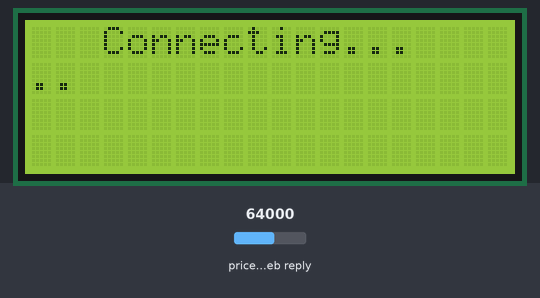
Bench run of a sketch on a simulated ESP8266 (NodeMCU). Parts: 20×4 character LCD. The inputs (shaded band) are chosen by the test bench; at power-on: price in the web reply 64000. WiFi joins after 1.5 s; servers stay silent unless stated; uploads are accepted with an empty reply; web services answer with replies made up by the test bench; what the sketch prints to the serial monitor is not drawn.

Above: at 1.1 s.
At 1.7 s:
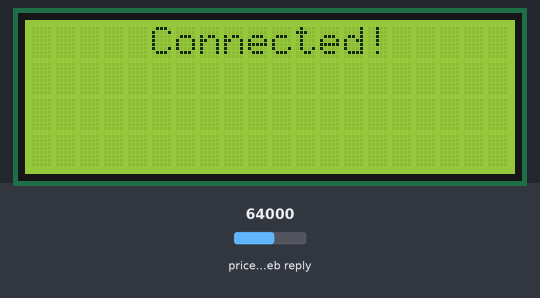
At 2.7 s:
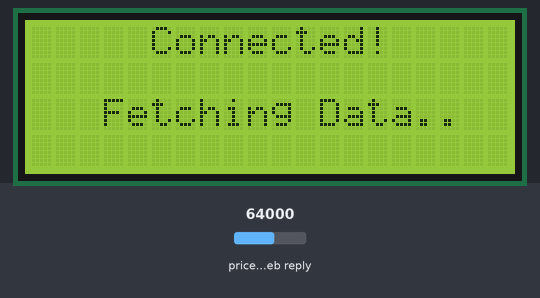
At 34.9 s:
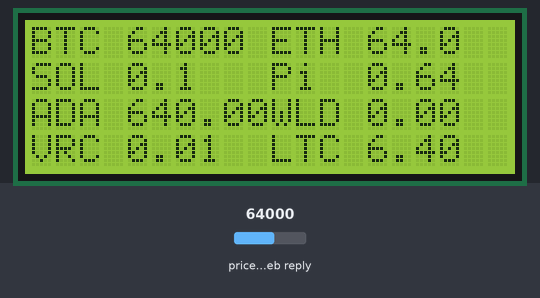

The sketch:

rigStat_2004_i2c_LCD_v6.ino
```cpp
// komodo wallet rig stat + pi-network update

#include <Wire.h>
#include <LiquidCrystal_I2C.h>
#include <ESP8266WiFi.h>
#include <WiFiClientSecure.h>
#include <ArduinoJson.h> // version 5

const char* ssid = "Arduino Wifi";
const char* password = "t*******1";
const char* url = "https://luckpool.net/verus/miner/RDLQZKbHMjSkhyQUG6u1AD5D8Lhqn6DmzB";
const char* crypto = "https://api.coingecko.com/api/v3/simple/price?ids=bitcoin,bitget-token,cardano,ethereum,litecoin,pi-network,solana,verus-coin,worldcoin-wld&vs_currencies=usd";

//const char fingerprint[] PROGMEM = "2c ec 15 a1 14 bd 14 78 a8 63 4d 7d 23 c3 7e 6b 38 87 05 ae";

LiquidCrystal_I2C lcd(0x27, 20, 4);
WiFiClientSecure client;

String result,price,jsonData,jsonPrice;
float verusPrice;
int cursorPosition=0;

void setup() {

  lcd.begin();
  lcd.backlight();
  Serial.begin(9600);
  WiFi.begin(ssid, password);
  lcd.print("   Connecting...");
  Serial.println("Connecting...");

  while (WiFi.status() != WL_CONNECTED){
    delay(500);lcd.setCursor(cursorPosition,1);
    lcd.print(".");cursorPosition++;Serial.print('>');
    }

  lcd.clear();
  lcd.print("     Connected!");
  lcd.setCursor(1,1);
  delay(1000);
  lcd.setCursor(1,2);
  lcd.print("  Fetching Data..");
  Serial.println();
  Serial.println("WiFi connected!");
  Serial.print("IP address: ");
  Serial.println(WiFi.localIP());
  Serial.println("====================================================================================");

  //client.setFingerprint(fingerprint);
  client.setInsecure();
}

void fetchRig() {

  if (client.connect("luckpool.net", 443)) {

      client.print(String("GET ") + url + " HTTP/1.1\r\n" +
                 "Host: luckpool.net\r\n" + "User-Agent: ArduinoWiFi/1.1\r\n"+
                 "Connection: close\r\n\r\n");}

    else {Serial.println("connection failed");lcd.setCursor(0,2);lcd.print("   luckpool.net!");}

    while(client.connected() && !client.available()) delay(1);
    while (client.connected() || client.available())
    {char c = client.read(); result = result+c;}

    client.stop();
    jsonData = extractRIG(result);
    //Serial.println(jsonData);

    char jsonArray [jsonData.length()+1];
    jsonData.toCharArray(jsonArray,sizeof(jsonArray));
    jsonArray[jsonData.length() + 1] = '\0';

  StaticJsonBuffer<1024> json_buf;
  JsonObject &root = json_buf.parseObject(jsonArray);

  if (!root.success())
  {Serial.println("...Rig parse failed!");lcd.clear();("...reparsing rig data");}

    else {
    String Hash  = root["hashrateString"];
    float Share = root["shares"];
    float Immature = root["immature"];
    float Unpaid = root["balance"];
    float Paid = root["paid"];

    Serial.println("LuckPoolRig: Komodo Atomic Swap Wallet");
    Serial.print  ("Hash: " + Hash);
    Serial.print  ("  Share: " + String(Share,2));
    Serial.print  ("  Immature: " + String(Immature,4));
    Serial.print  ("  Unpaid: "   + String(Unpaid,4));
    Serial.println("  Paid: "     + String(Paid,4));
    Serial.println("====================================================================================");

    lcd.clear();
    lcd.setCursor(0,0);lcd.print(Hash);
    lcd.setCursor(9,0);lcd.print("Shr: "+ String(Share,0));
    lcd.setCursor(0,1);lcd.print("Imt  : " + String(Immature,8));
    lcd.setCursor(0,2);lcd.print("Bal  : "  + String(Unpaid,8));
    lcd.setCursor(0,3);lcd.print("Paid : " + String(Paid,8));

	delay(40000);

	lcd.clear();
	//lcd.setCursor(0,1);lcd.print("    Komodo Wallet");
	float Verus = Paid + 1.09357544;
	lcd.setCursor(3,1);lcd.print(String(Verus,6)+" VRSC");
	float vrscUSD = Verus * verusPrice ;
	lcd.setCursor(5,3);lcd.print("USDT "+ String(vrscUSD,2));

	Serial.println("Komodo Wallet Bal : " + String(Verus,6) + " VRSC =" + " USDT  "+ String(vrscUSD,2));
        Serial.println("====================================================================================");

	delay(10000);}

  price="";jsonPrice="";result="";jsonData ="";

  }

void fetchPrice(){

  //Serial.println("Connecting to coingecko.com...");

  if (client.connect("api.coingecko.com", 443)) {

      client.print(String("GET ") + crypto +  " HTTP/1.1\r\n" +
                  "Host: api.coingecko.com\r\n" + "User-Agent: ArduinoWiFi/1.1\r\n"+
                  "Connection: close\r\n\r\n");}

                   else {Serial.println("connection failed"); Serial.println();}

    while(client.connected() && !client.available()) delay(1);
    while(client.connected() || client.available())
    {char d = client.read(); price = price+d;}

    client.stop();
    jsonPrice = extractPrice(price);
    //Serial.println(price);

    char jsonArray2 [jsonPrice.length()+1];
    jsonPrice.toCharArray(jsonArray2,sizeof(jsonArray2));
    jsonArray2[jsonPrice.length() + 1] = '\0';

  StaticJsonBuffer<500> json_buf2;
  JsonObject &root = json_buf2.parseObject(jsonArray2);
  if (!root.success())
  {Serial.println("...parse price failed!");Serial.println();lcd.clear();("...reparsing price");}

else{

    String btcPrice = root["bitcoin"]["usd"];
      float bgbPrice = root["bitget-token"]["usd"];
	  float ethPrice = root["ethereum"]["usd"];
	  float adaPrice = root["cardano"]["usd"];
	  float ltcPrice = root["litecoin"]["usd"];
	  float solPrice = root["solana"]["usd"];
	  float piPrice = root["pi-network"]["usd"];
   // float xrpPrice = root["ripple"]["usd"];
	  float wldPrice = root["worldcoin-wld"]["usd"];
	  verusPrice = root["verus-coin"]["usd"];

    Serial.println("coingecko.com");

    Serial.print("BTC " + btcPrice);
    Serial.print("   ETH " + String(ethPrice,2));
    Serial.print("   SOL " + String(solPrice,2));
    Serial.println("   ADA " + String(adaPrice,2));

    Serial.print("BGB " + String(bgbPrice,2));

    Serial.print("   Pi " + String(piPrice,2));
 // Serial.print("XRP " + String(xrpPrice,2));
    Serial.print("   WLD " + String(wldPrice,2));
    Serial.print("   VRSC " + String(verusPrice,2));
    Serial.println("   LTC " + String(ltcPrice,2));
    Serial.println("====================================================================================");

    lcd.clear();
    lcd.setCursor(0,0);lcd.print("BTC " + btcPrice);
    lcd.setCursor(10,0);lcd.print("ETH " + String{ethPrice,1});
    lcd.setCursor(0,1);lcd.print("SOL " + String(solPrice,1));
 // lcd.setCursor(10,1);lcd.print("XRP " + String(xrpPrice,2));
    lcd.setCursor(10,1);lcd.print("Pi  " + String(piPrice,2));
    lcd.setCursor(0,2);lcd.print("ADA " + String(adaPrice,2));
    lcd.setCursor(10,2);lcd.print("WLD " + String(wldPrice,2));
    lcd.setCursor(0,3);lcd.print("VRC " + String(verusPrice,2));
    lcd.setCursor(10,3);lcd.print("LTC " + String(ltcPrice,2));

    delay(15000);
    }
}

String extractRIG(const String& result) {

  int jsonStart = result.indexOf('{');
      if (jsonStart != -1) { return result.substring(jsonStart); }
      return "";
}

String extractPrice(const String& price) {

  int jsonStart = price.indexOf('{');
      if (jsonStart != -1) {return price.substring(jsonStart); }
  return ""; // Return empty string if no JSON found
}

void loop() {fetchPrice();fetchRig();}

// -EOF-
```

Measured:
- what the display in image 0 shows lasts 0.5 s, from 1.1 s to 1.6 s
- what the display in image 1 shows lasts 1.0 s, from 1.6 s to 2.6 s
- what the display in image 2 shows lasts 0.6 s, from 2.6 s to 3.2 s
